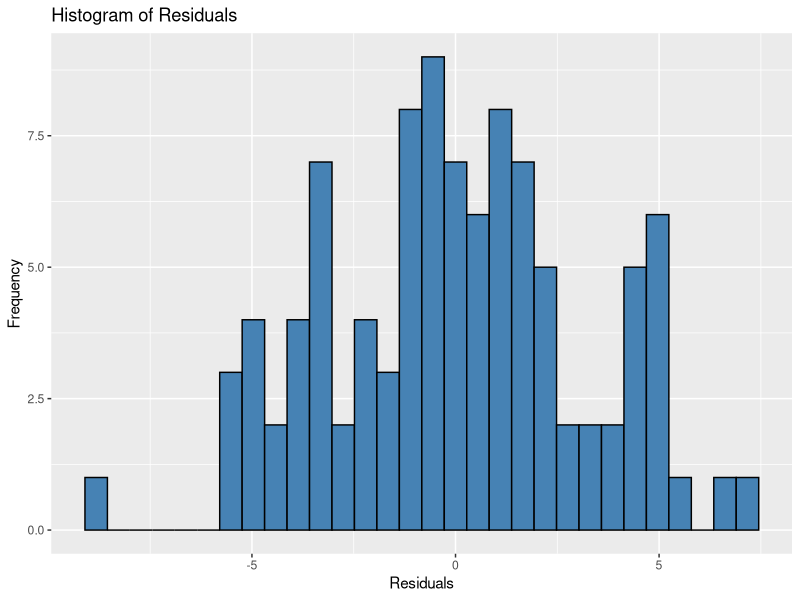
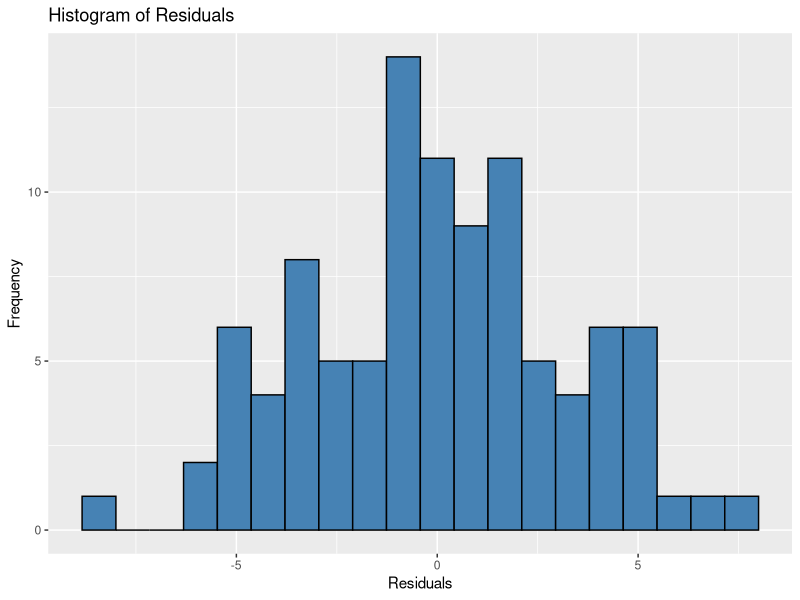
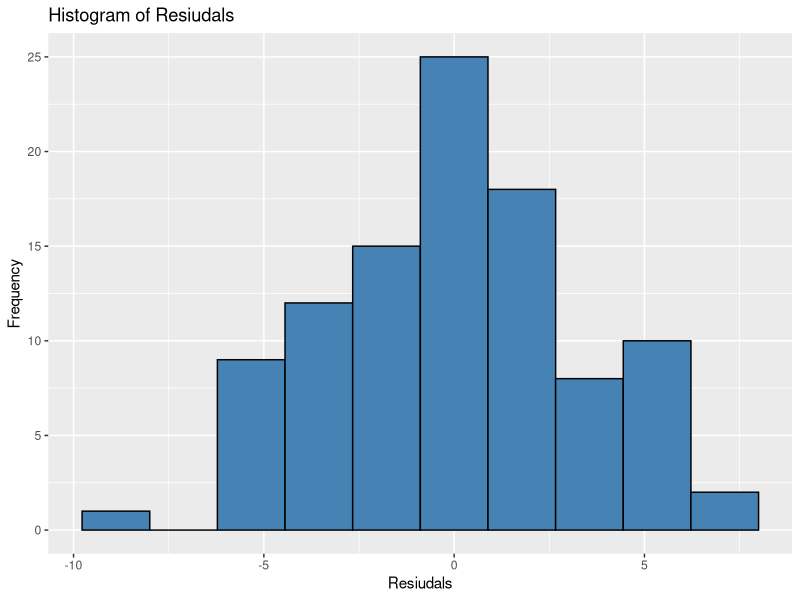

The R script that drew these images, in order:
# One of the main assumptions of linear regression is that the residuals
# are normally distributed.

# create the data
# make this example reproducible
set.seed(0)

# create data
x1 <- rnorm(n=100, 2, 1)
x2 <- rnorm(100, 4, 3)
y <- rnorm(100, 2, 3)
data <- data.frame(x1, x2, y)

# view first six rows of data
head(data)

# Step 2: Fit the Regression Model
# fit multiple linear regression model
model <- lm(y ~ x1 + x2, data = data)

# step3: create Histogram of Residuals
# load ggolot2
library("ggplot2")

# create histogram of residuals
ggplot(data = data, aes(x=model$residuals)) +
  geom_histogram(fill = "steelblue", color = "black") + 
  labs(title = "Histogram of Residuals", x = "Residuals", y = "Frequency")

# changing bin siz
# create histogram of residuals
ggplot(data = data, aes(x = model$residuals)) +
  geom_histogram(bins = 20, fill = "steelblue", color = "black") +
  labs(title = "Histogram of Residuals", x = "Residuals", y = "Frequency")

# create histogram of resuduals bins = 10
ggplot(data = data, aes(x = model$residuals)) +
  geom_histogram(bins = 10, fill="steelblue", color = "black") +
  labs(title = "Histogram of Resiudals", x = "Resiudals", y = "Frequency")
